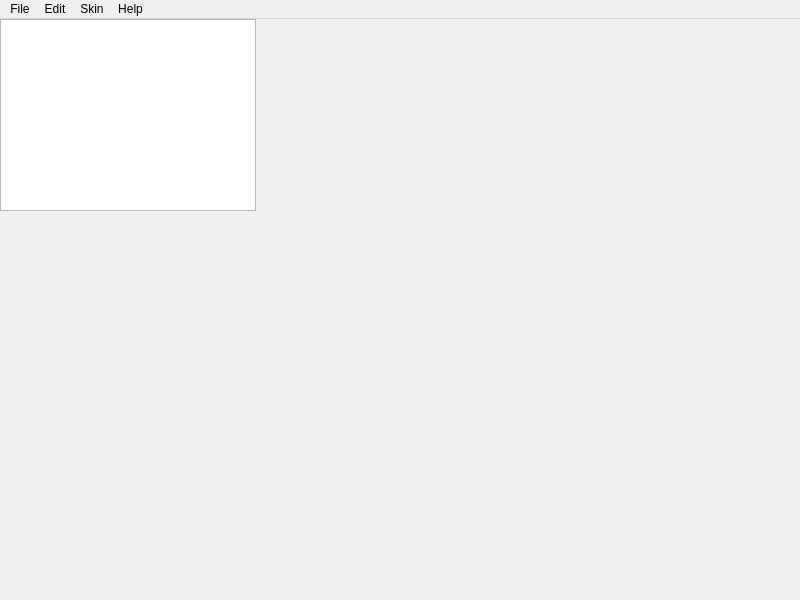
<?xml version="1.0" encoding="UTF-8"?>
<ui version="4.0">
 <class>MainWindow</class>
 <widget class="QMainWindow" name="MainWindow">
  <property name="geometry">
   <rect>
    <x>0</x>
    <y>0</y>
    <width>800</width>
    <height>600</height>
   </rect>
  </property>
  <property name="windowTitle">
   <string>Free42</string>
  </property>
  <widget class="QWidget" name="centralwidget">
   <widget class="QGraphicsView" name="graphicsView">
    <property name="geometry">
     <rect>
      <x>0</x>
      <y>0</y>
      <width>256</width>
      <height>192</height>
     </rect>
    </property>
    <property name="sizePolicy">
     <sizepolicy hsizetype="Fixed" vsizetype="Fixed">
      <horstretch>0</horstretch>
      <verstretch>0</verstretch>
     </sizepolicy>
    </property>
   </widget>
  </widget>
  <widget class="QMenuBar" name="menubar">
   <property name="geometry">
    <rect>
     <x>0</x>
     <y>0</y>
     <width>800</width>
     <height>22</height>
    </rect>
   </property>
   <widget class="QMenu" name="menuFree42">
    <property name="title">
     <string>File</string>
    </property>
    <addaction name="actionStates"/>
    <addaction name="separator"/>
    <addaction name="actionShow_Print_Out"/>
    <addaction name="actionPaper_Advance"/>
    <addaction name="separator"/>
    <addaction name="actionImport_Programs"/>
    <addaction name="actionExport_Programs"/>
    <addaction name="separator"/>
    <addaction name="actionPreferences"/>
    <addaction name="separator"/>
    <addaction name="actionQuit"/>
   </widget>
   <widget class="QMenu" name="menuEdit">
    <property name="title">
     <string>Edit</string>
    </property>
    <addaction name="actionCopy"/>
    <addaction name="actionPaste"/>
    <addaction name="separator"/>
    <addaction name="actionCopy_Print_Out_as_Text"/>
    <addaction name="actionCopy_Print_Out_as_Image"/>
    <addaction name="actionClear_Print_Out"/>
   </widget>
   <widget class="QMenu" name="menuSkin">
    <property name="title">
     <string>Skin</string>
    </property>
    <addaction name="actionthis_space_for_rent"/>
   </widget>
   <widget class="QMenu" name="menuHelp">
    <property name="title">
     <string>Help</string>
    </property>
    <addaction name="actionAbout_Free42"/>
   </widget>
   <addaction name="menuFree42"/>
   <addaction name="menuEdit"/>
   <addaction name="menuSkin"/>
   <addaction name="menuHelp"/>
  </widget>
  <action name="actionStates">
   <property name="text">
    <string>States...</string>
   </property>
  </action>
  <action name="actionShow_Print_Out">
   <property name="text">
    <string>Show Print-Out</string>
   </property>
  </action>
  <action name="actionPaper_Advance">
   <property name="text">
    <string>Paper Advance</string>
   </property>
  </action>
  <action name="actionImport_Programs">
   <property name="text">
    <string>Import Programs...</string>
   </property>
  </action>
  <action name="actionExport_Programs">
   <property name="text">
    <string>Export Programs...</string>
   </property>
  </action>
  <action name="actionPreferences">
   <property name="text">
    <string>Preferences...</string>
   </property>
  </action>
  <action name="actionQuit">
   <property name="text">
    <string>Quit</string>
   </property>
  </action>
  <action name="actionCopy">
   <property name="text">
    <string>Copy</string>
   </property>
  </action>
  <action name="actionPaste">
   <property name="text">
    <string>Paste</string>
   </property>
  </action>
  <action name="actionCopy_Print_Out_as_Text">
   <property name="text">
    <string>Copy Print-Out as Text</string>
   </property>
  </action>
  <action name="actionCopy_Print_Out_as_Image">
   <property name="text">
    <string>Copy Print-Out as Image</string>
   </property>
  </action>
  <action name="actionClear_Print_Out">
   <property name="text">
    <string>Clear Print-Out</string>
   </property>
  </action>
  <action name="actionthis_space_for_rent">
   <property name="text">
    <string>this space for rent</string>
   </property>
  </action>
  <action name="actionAbout_Free42">
   <property name="text">
    <string>About Free42...</string>
   </property>
  </action>
 </widget>
 <resources/>
 <connections/>
</ui>
